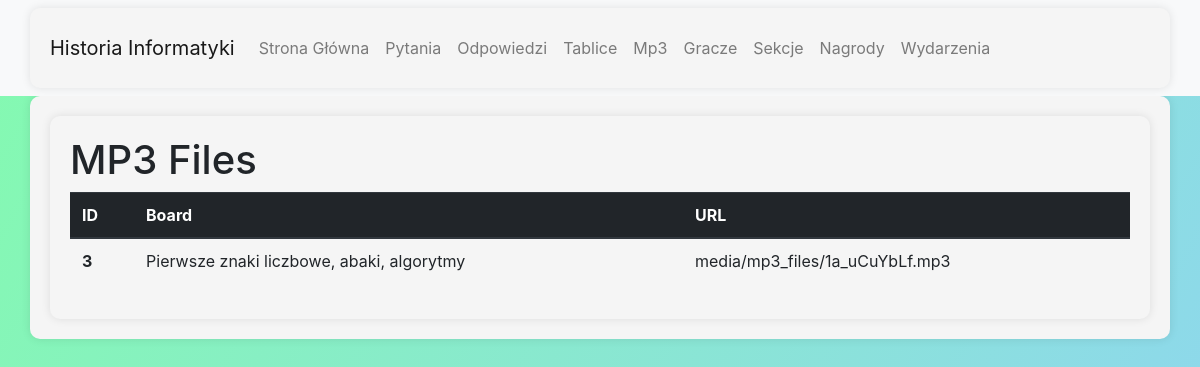
Before: /list/mp3files/ with the older database file.
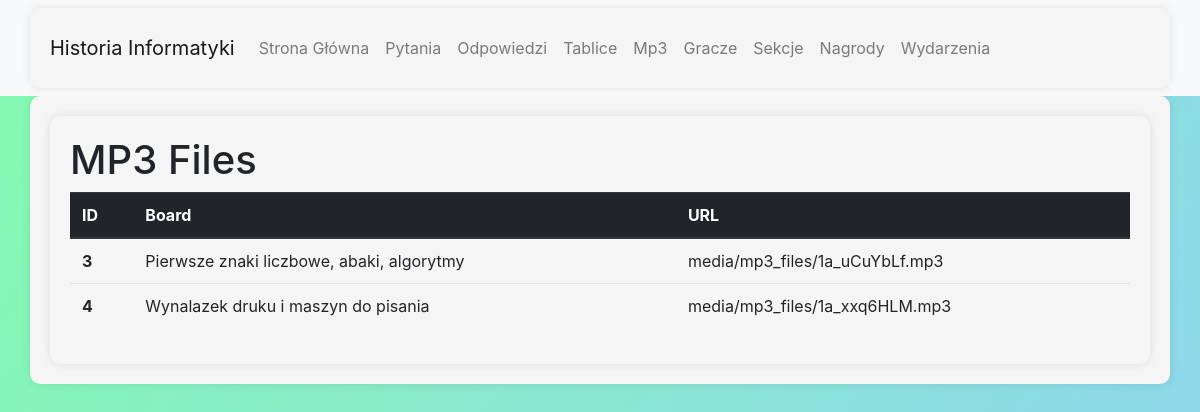
After: the same page with the newer database file.
### database/models.py (models this page shows, shortened)
class Mp3File(models.Model):
    id = models.AutoField(primary_key=True)
    board = models.ForeignKey(Board, on_delete=models.CASCADE, related_name='mp3_files')
    url = models.FileField(upload_to='media/mp3_files/')  # Pole dla pliku mp3
    class Meta:
        verbose_name_plural = 'MP3 Files'

class Board(models.Model):
    id = models.AutoField(primary_key=True)
    no = models.PositiveIntegerField(default=0)
    page = models.CharField(max_length=1, choices=PAGE_CHOICES)
    title = models.CharField(max_length=100, default="")
    def __str__(self):
        return self.title
    class Meta:
        verbose_name_plural = 'Boards'
        unique_together = ('no', 'page')

### database/views.py (the view)
# urls.py: path('list/mp3files/', views.mp3file_list, name='mp3file_list'),
def mp3file_list(request):
    mp3files = Mp3File.objects.all()
    return render(request, 'list/mp3file_list.html', {'mp3files': mp3files})

### database/templates/list/mp3file_list.html
{% extends "base.html" %}
{% load static %}
{% block page_content %}
<div class="container">
  <h1>MP3 Files</h1>
    <table class="table">
      <thead class="thead-dark">
        <tr>
          <th scope="col">ID</th>
          <th scope="col">Board</th>
          <th scope="col">URL</th>
        </tr>
      </thead>
      <tbody>
        {% for mp3file in mp3files %}
        <tr>
          <th scope="row">{{ mp3file.id }}</td>
          <td>{{ mp3file.board }}</td>
          <td>{{ mp3file.url }}</td>
        </tr>
        {% endfor %}
      </tbody>
    </table>
</div>
{% endblock %}

Changed rows visible on the page:
added Mp3File: id "4", board "Wynalazek druku i maszyn do pisania", url "media/mp3_files/1a_xxq6HLM.mp3"
